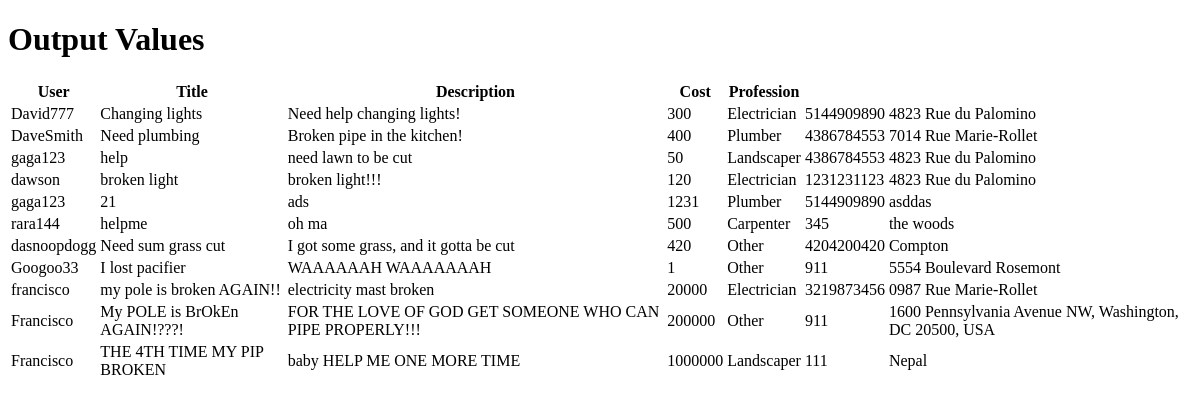
/output_test/, run on an earlier commit of the app's database.
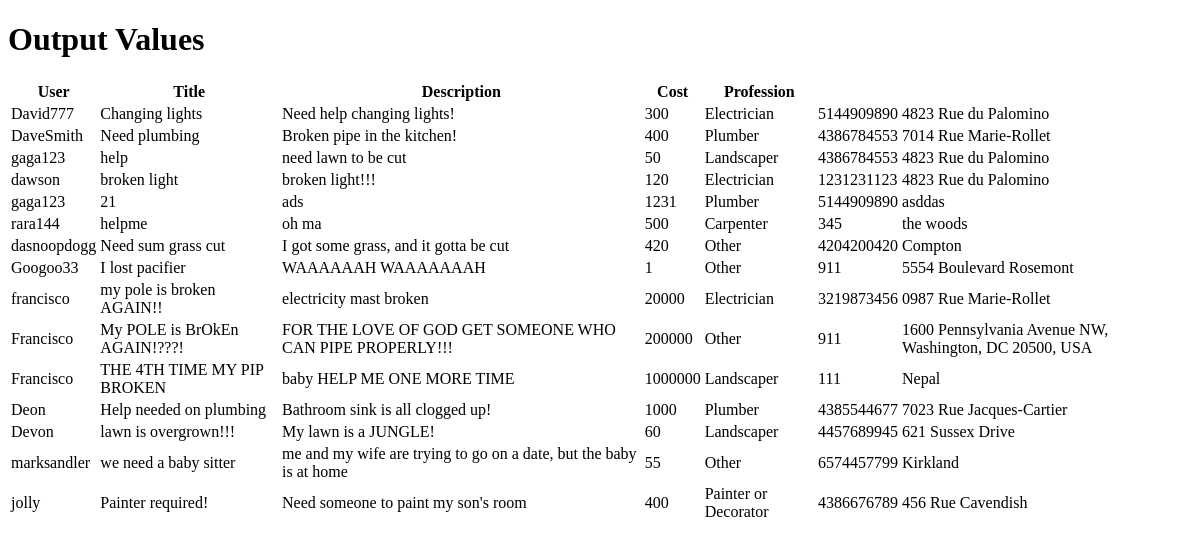
And on a later commit of the database.
### trademap/models.py (models this page shows)
class Account(models.Model):
    username = models.CharField(max_length=40)
    first_name = models.CharField(max_length=40)
    last_name = models.CharField(max_length=40)
    password = models.CharField(max_length=40)
    profession = models.CharField(max_length=40)

class JobPostings(Account):
    jobs = [
        ('Plumber', 'Plumber'),
        ('Carpenter', 'Carpenter'),
        ('Electrician', 'Electrician'),
        ('Landscaper', 'Landscaper'),
        ('Painter or Decorator', 'Painter or Decorator'),
        ('Other', 'Other'),
        ]
    user = models.CharField(max_length=40)
    title = models.CharField(max_length=100)
    description = models.CharField(max_length=300)
    cost_offer = models.IntegerField()
    profession_type = models.CharField(max_length=40, choices= jobs)
    contact = models.CharField(max_length = 15, default = '')
    location = models.CharField(max_length = 100, default = '')

### trademap/views.py (the view)
# urls.py: path("output_test/", views.output_values, name = "output_values"),
def output_values(request):  # Test function to output all objects from the database
    len(values)
    return render(request, 'output.html', {'values': values})

### templates/output.html (shortened to what this page needs)
<!DOCTYPE html>
<html lang="en">
<head>
</head>
<body>
    <h1>Output Values</h1>
    <table>
        <thead>
            <tr>
                <th>User</th>
                <th>Title</th>
                <th>Description</th>
                <th>Cost</th>
                <th>Profession</th>
            </tr>
        </thead>
        <tbody>
            {% for value in values %}
            <tr>
                <td>{{ value.user }}</td>
                <td>{{ value.title }}</td>
                <td>{{ value.description }}</td>
                <td>{{ value.cost_offer }}</td>
                <td>{{ value.profession_type }}</td>
                <td>{{ value.contact }}</td>
                <td>{{ value.location }}</td>
                <td>{{ value.distance }}</td>
            </tr>
            {% endfor %}
        </tbody>
    </table>
</body>
</html>

What changed in the data, as far as the page shows it:
added JobPostings: user "Deon", title "Help needed on plumbing", description "Bathroom sink is all clogged up!", cost_offer "1000", profession_type "Plumber", contact "4385544677", location "7023 Rue Jacques-Cartier"
added JobPostings: user "Devon", title "lawn is overgrown!!!", description "My lawn is a JUNGLE!", cost_offer "60", profession_type "Landscaper", contact "4457689945", location "621 Sussex Drive"
added JobPostings: user "marksandler", title "we need a baby sitter", description "me and my wife are trying to go on a date, but the baby is at home", cost_offer "55", profession_type "Other", contact "6574457799", location "Kirkland"
added JobPostings: user "jolly", title "Painter required!", description "Need someone to paint my son's room", cost_offer "400", profession_type "Painter or Decorator", contact "4386676789", location "456 Rue Cavendish"
